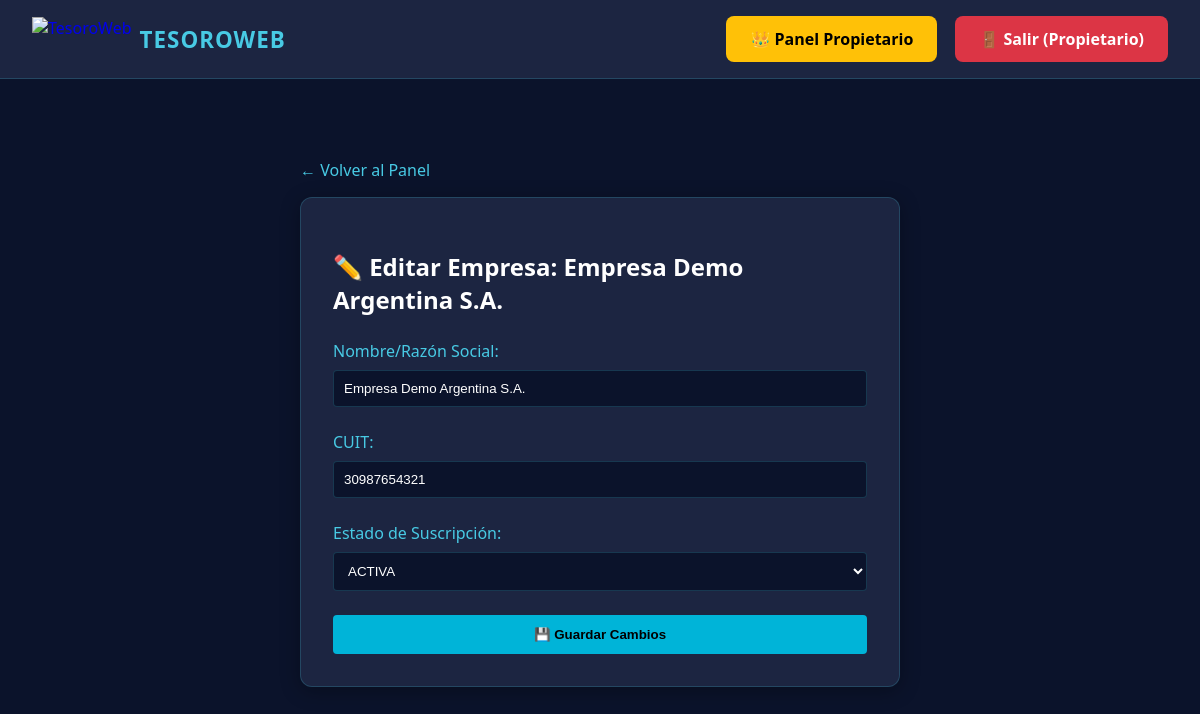
Page /admin/gestionar_empresa/1 (signed in) on the committed database.
### models.py (models this page shows, shortened)
class Usuario(UserMixin, db.Model):
  id = db.Column(db.Integer, primary_key=True)
  empresa_id = db.Column(db.Integer, db.ForeignKey('empresa.id'), nullable=True)
  nombre = db.Column(db.String(100), nullable=False)
  email = db.Column(db.String(120), unique=True, nullable=False)
  password_hash = db.Column(db.String(255), nullable=False)
  cargo = db.Column(db.String(100), nullable=True)
  rol = db.Column(db.String(50), default='Operador')
  sociedades_permitidas = db.Column(db.String(255), default='*')
  activo = db.Column(db.Boolean, default=True)
  debe_cambiar_password = db.Column(db.Boolean, default=True)

class Empresa(db.Model):
  id = db.Column(db.Integer, primary_key=True)
  nombre = db.Column(db.String(100), nullable=False)
  cuit = db.Column(db.String(20), unique=True, nullable=False)
  estado_suscripcion = db.Column(db.String(20), default='activa')
  fecha_alta = db.Column(db.DateTime, default=datetime.utcnow)

### app.py (the view, shortened to what this page needs)
@app.route('/admin/gestionar_empresa/<int:empresa_id>', methods=['GET', 'POST'])
@login_required
def gestionar_empresa(empresa_id):
    if current_user.rol != 'SuperAdmin':
        return redirect(url_for('index'))
    empresa = Empresa.query.get(empresa_id)
    if not empresa:
        flash("Empresa no encontrada", "danger")
        return redirect(url_for('panel_superadmin'))
    return render_template('admin/gestionar_empresa.html', empresa=empresa)

### app.py (called while the page is built)
@login_manager.user_loader
def load_user(user_id):
    return db.session.get(Usuario, int(user_id))

### templates/admin/gestionar_empresa.html (shortened to what this page needs)
{% extends 'base.html' %}
{% block content %}
<div style="max-width: 600px; margin: 2rem auto;">
    <a href="{{ url_for('panel_superadmin') }}" style="color: var(--neon-cyan); text-decoration: none;">← Volver al Panel</a>
    <div class="card" style="padding: 2rem; margin-top: 1rem;">
        <h2>✏️ Editar Empresa: {{ empresa.nombre }}</h2>
        <form method="POST" style="margin-top: 1.5rem;">
            <div style="margin-bottom: 1.5rem;">
                <label style="color: var(--neon-cyan); display: block; margin-bottom: 0.5rem;">Nombre/Razón Social:</label>
                <input type="text" name="nombre" value="{{ empresa.nombre }}" required
                    style="width: 100%; padding: 10px; background: #0b132b; color: white; border: 1px solid var(--border-color); border-radius: 4px; box-sizing: border-box;">
            </div>
            <div style="margin-bottom: 1.5rem;">
                <label style="color: var(--neon-cyan); display: block; margin-bottom: 0.5rem;">CUIT:</label>
                <input type="text" name="cuit" value="{{ empresa.cuit }}" required
                    style="width: 100%; padding: 10px; background: #0b132b; color: white; border: 1px solid var(--border-color); border-radius: 4px; box-sizing: border-box;">
            </div>
            <div style="margin-bottom: 1.5rem;">
                <label style="color: var(--neon-cyan); display: block; margin-bottom: 0.5rem;">Estado de Suscripción:</label>
                <select name="estado"
                    style="width: 100%; padding: 10px; background: #0b132b; color: white; border: 1px solid var(--border-color); border-radius: 4px; box-sizing: border-box;">
                    <option value="activa" {% if empresa.estado_suscripcion == 'activa' %}selected{% endif %}>ACTIVA</option>
                </select>
            </div>
            <button type="submit" class="btn-neon" style="width: 100%; padding: 12px; background: #00b4d8; color: black; font-weight: bold; border: none; border-radius: 4px; cursor: pointer;">
                💾 Guardar Cambios
            </button>
        </form>
    </div>
</div>
{% endblock %}

### templates/base.html (shortened to what this page needs)
<!DOCTYPE html>
<html lang="es">
<head>
    <link rel="stylesheet" href="{{ url_for('static', filename='css/custom.css') }}">
</head>
<body>
    <nav class="navbar">
        <a href="/" style="display: flex; align-items: center; gap: 8px; text-decoration: none; padding: 0;">
            <img src="{{ url_for('static', filename='img/tesoroweb-logo-sin-nombre.png') }}" alt="TesoroWeb" style="height: 45px; width: auto;">
            <div class="brand">TesoroWeb</div>
        </a>
        {% if current_user.is_authenticated %}
        <div style="display: flex; gap: 8px; align-items: center;">
            {% if current_user.rol == 'SuperAdmin' %}
                <a href="/admin" class="btn-neon" style="background: #ffc107; color: black;">👑 Panel Propietario</a>
            {% else %}
                <a href="/" class="btn-neon">Panel Principal</a>
                <a href="/cargar_factura" class="btn-neon">Cargar Factura</a>
                <a href="/pagos" class="btn-neon">Gestión de Pagos</a>
                <a href="/conciliacion" class="btn-neon">Conciliación</a>
                <a href="/configuracion" class="btn-neon">Configuración</a>
            {% endif %}
            <a href="/logout" class="btn-neon" style="background: #dc3545; color: white; margin-left: 10px;">🚪 Salir ({{ current_user.nombre.split()[0] }})</a>
        </div>
        {% endif %}
    </nav>
    <div class="container">
        {% block content %}{% endblock %}
    </div>
</body>
</html>

### static/css/custom.css (style rules this page uses)
:root { --bg-principal: #0b132b; --bg-card: #1c2541; --neon-blue: #00b4d8; --neon-cyan: #48cae4; --text-main: #ffffff; --text-muted: #a0aec0; --border-color: rgba(72, 202, 228, 0.2); }
body { background-color: var(--bg-principal); color: var(--text-main); font-family: 'Segoe UI', Tahoma, Geneva, Verdana, sans-serif; margin: 0; padding: 0; }
.navbar { background-color: var(--bg-card); border-bottom: 1px solid var(--border-color); padding: 1rem 2rem; display: flex; justify-content: space-between; align-items: center; }
.brand { font-size: 1.4rem; font-weight: bold; color: var(--neon-cyan); text-transform: uppercase; letter-spacing: 1px; }
.container { max-width: 1500px; margin: 5rem auto; padding: 0 1rem; }
.card { background-color: var(--bg-card); border: 1px solid var(--border-color); border-radius: 12px; padding: 1.5rem; box-shadow: 0 4px 20px rgba(0, 0, 0, 0.3); }
.btn-neon { background: linear-gradient(135deg, var(--neon-blue), var(--neon-cyan)); color: #000; font-weight: bold; padding: 0.75rem 1.5rem; border: none; border-radius: 8px; cursor: pointer; text-decoration: none; display: inline-block; transition: all 0.3s ease; }

### rows in the picture
Usuario: nombre "Propietario"
Empresa: nombre "Empresa Demo Argentina S.A.", cuit "30987654321", estado "ACTIVA"
